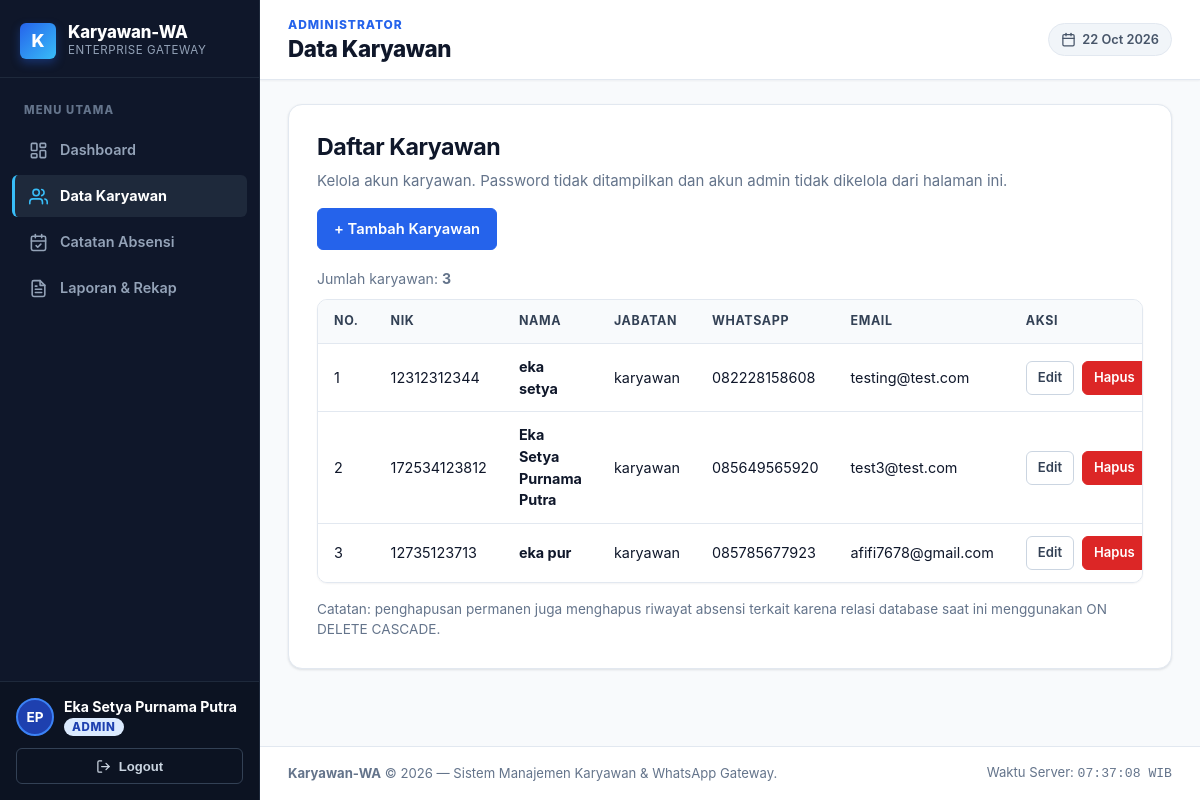
Screenshot of /karyawan/index.php (signed in) with the database file from the repository.
### tables this page shows
CREATE TABLE `karyawan` (
  `id` int(10) UNSIGNED NOT NULL,
  `nik` varchar(30) NOT NULL,
  `nama` varchar(100) NOT NULL,
  `jabatan` varchar(100) NOT NULL,
  `no_hp` varchar(20) NOT NULL,
  `email` varchar(150) NOT NULL,
  `password` varchar(255) NOT NULL,
  `role` enum('admin','karyawan') NOT NULL DEFAULT 'karyawan',
  `created_at` timestamp NOT NULL DEFAULT current_timestamp(),
  `updated_at` timestamp NOT NULL DEFAULT current_timestamp() ON UPDATE current_timestamp()
);

### config/helpers.php (called while the page is built, shortened)
<?php
function app_url(string $path = ''): string
{
    return APP_BASE_URL . '/' . ltrim($path, '/');
}
function e($value): string
{
    return htmlspecialchars((string) $value, ENT_QUOTES | ENT_SUBSTITUTE, 'UTF-8');
}

### karyawan/index.php (the view, shortened to what this page needs)
<?php
require_once __DIR__ . '/../config/helpers.php';
$employees = [];
$pageError = null;
try {
    $pdo = getPDO();
    $stmt = $pdo->query(
        "SELECT id, nik, nama, jabatan, no_hp, email, created_at, updated_at
         FROM karyawan
         WHERE role = 'karyawan'
         ORDER BY created_at DESC, id DESC"
    );
    $employees = $stmt->fetchAll();
} catch (PDOException $e) {
    error_log('List karyawan error: ' . $e->getMessage());
    $pageError = 'Daftar karyawan belum dapat dimuat. Periksa koneksi database atau log PHP.';
}
require_once __DIR__ . '/../layout/header.php';
?>
        <?php if ($pageError): ?>
            <div class="alert error"><?= e($pageError) ?></div>
        <?php else: ?>
            <div class="panel">
                <div class="page-heading" style="display:flex;align-items:flex-start;justify-content:space-between;flex-wrap:wrap;gap:16px;margin-bottom:18px;">
                    <div>
                        <h2>Daftar Karyawan</h2>
                        <p class="muted">Kelola akun karyawan. Password tidak ditampilkan dan akun admin tidak dikelola dari halaman ini.</p>
                    </div>
                    <div class="actions page-actions" style="margin-top:0;">
                        <a class="button" href="<?= e(app_url('karyawan/tambah.php')) ?>">+ Tambah Karyawan</a>
                    </div>
                </div>
                <p class="table-meta">Jumlah karyawan: <strong><?= count($employees) ?></strong></p>
                <div class="table-wrap">
                    <table class="data-table">
                        <thead>
                        <tr>
                            <th>No.</th><th>NIK</th><th>Nama</th><th>Jabatan</th><th>WhatsApp</th><th>Email</th><th>Aksi</th>
                        </tr>
                        </thead>
                        <tbody>
                        <?php if (!$employees): ?>
                            <tr><td colspan="7" class="empty-state">Belum ada data karyawan. Tambahkan karyawan atau gunakan halaman register.</td></tr>
                        <?php else: ?>
                            <?php foreach ($employees as $index => $employee): ?>
                                <tr>
                                    <td><?= $index + 1 ?></td>
                                    <td><?= e($employee['nik']) ?></td>
                                    <td><strong><?= e($employee['nama']) ?></strong></td>
                                    <td><?= e($employee['jabatan']) ?></td>
                                    <td><?= e($employee['no_hp']) ?></td>
                                    <td><?= e($employee['email']) ?></td>
                                    <td>
                                        <div class="row-actions">
                                            <a class="button small secondary" href="<?= e(app_url('karyawan/edit.php?id=' . (int) $employee['id'])) ?>">Edit</a>
                                            <a class="button small danger" href="<?= e(app_url('karyawan/hapus.php?id=' . (int) $employee['id'])) ?>">Hapus</a>
                                        </div>
                                    </td>
                                </tr>
                            <?php endforeach; ?>
                        <?php endif; ?>
                        </tbody>
                    </table>
                </div>
                <p class="muted small-note" style="margin-top:14px;font-size:0.85rem;">Catatan: penghapusan permanen juga menghapus riwayat absensi terkait karena relasi database saat ini menggunakan ON DELETE CASCADE.</p>
            </div>
        <?php endif; ?>
<?php
require_once __DIR__ . '/../layout/footer.php';

### assets/style.css (style rules this page uses)
:root { color-scheme: light; --slate-50: #f8fafc; --slate-100: #f1f5f9; --slate-200: #e2e8f0; --slate-300: #cbd5e1; --slate-400: #94a3b8; --slate-500: #64748b; --slate-600: #475569; --slate-700: #334155; --slate-800: #1e293b; --slate-900: #0f172a; --slate-950: #020617; --primary-50: #eff6ff; --primary-100: #dbeafe; --primary-200: #bfdbfe; --primary-500: #3b82f6; --primary-600: #2563eb; --primary-700: #1d4ed8; --primary-800: #1e40af; --success-bg: #ecfdf5; --success-text: #065f46; --success-border: #a7f3d0; --success-solid: #059669; --warning-bg: #fffbeb; --warning-text: #92400e; --warning-border: #fde68a; --warning-solid: #d97706; --danger-bg: #fef2f2; --danger-text: #991b1b; --danger-border: #fecaca; --danger-solid: #dc2626; --info-bg: #f0f9ff; --info-text: #075985; --info-border: #bae6fd; --info-solid: #0284c7; --ink: var(--slate-900); --ink-muted: var(--slate-500); --ink-subtle: var(--slate-400); --line: var(--slate-200); --line-subtle: var(--slate-100); --paper: #ffffff; --background: var(--slate-50); --primary: var(--primary-600); --primary-hover: var(--primary-700); --shadow-xs: 0 1px 2px rgba(15, 23, 42, 0.05); --shadow-sm: 0 1px 3px rgba(15, 23, 42, 0.08), 0 1px 2px rgba(15, 23, 42, 0.04); --shadow-md: 0 4px 6px -1px rgba(15, 23, 42, 0.08), 0 2px 4px -2px rgba(15, 23, 42, 0.04); --shadow-lg: 0 10px 15px -3px rgba(15, 23, 42, 0.08), 0 4px 6px -4px rgba(15, 23, 42, 0.03); --shadow-xl: 0 20px 25px -5px rgba(15, 23, 42, 0.1), 0 8px 10px -6px rgba(15, 23, 42, 0.04); --radius-sm: 6px; --radius-md: 10px; --radius-lg: 14px; --radius-xl: 18px; --radius-full: 9999px; --font-sans: -apple-system, BlinkMacSystemFont, "Segoe UI", Roboto, "Helvetica Neue", Arial, sans-serif; }
*, *::before, *::after { box-sizing: border-box; }
html { -webkit-text-size-adjust: 100%; scroll-behavior: smooth; }
body { margin: 0; padding: 0; background-color: var(--background); color: var(--ink); font-family: var(--font-sans); font-size: 15px; line-height: 1.5; -webkit-font-smoothing: antialiased; -moz-osx-font-smoothing: grayscale; }
h1, h2, h3, h4, h5, h6 { color: var(--ink); margin: 0 0 8px; font-weight: 700; line-height: 1.25; letter-spacing: -0.02em; }
h2 { font-size: clamp(1.2rem, 2vw, 1.45rem); }
p { margin: 0 0 12px; }
p:last-child { margin-bottom: 0; }
.muted { color: var(--ink-muted); }
a { color: var(--primary); text-decoration: none; transition: color 0.15s ease; }
.panel { background: var(--paper); border: 1px solid var(--line); border-radius: var(--radius-lg); padding: clamp(18px, 4vw, 28px); box-shadow: var(--shadow-sm); }
.button, button.button, a.button { display: inline-flex; align-items: center; justify-content: center; gap: 8px; min-height: 42px; padding: 8px 16px; border: 1px solid var(--primary); border-radius: var(--radius-sm); background-color: var(--primary); color: #ffffff; font-family: inherit; font-size: 0.92rem; font-weight: 600; text-decoration: none; cursor: pointer; line-height: 1.2; transition: background-color 0.15s ease, border-color 0.15s ease, box-shadow 0.15s ease, transform 0.05s ease; white-space: nowrap; }
.button.secondary { background-color: #ffffff; color: var(--slate-700); border-color: var(--slate-300); }
.button.danger { background-color: var(--danger-solid); border-color: var(--danger-solid); color: #ffffff; }
.button.small { min-height: 34px; padding: 5px 11px; font-size: 0.82rem; border-radius: var(--radius-sm); }
.actions { display: flex; flex-wrap: wrap; gap: 10px; margin-top: 14px; }
.table-meta { margin: 16px 0 10px; color: var(--ink-muted); font-size: 0.88rem; }
.table-wrap { width: 100%; overflow-x: auto; -webkit-overflow-scrolling: touch; border: 1px solid var(--line); border-radius: var(--radius-md); background-color: #ffffff; box-shadow: var(--shadow-xs); margin-bottom: 16px; }
.data-table { width: 100%; min-width: 680px; border-collapse: collapse; font-size: 0.9rem; text-align: left; }
.data-table th, .data-table td { padding: 12px 16px; border-bottom: 1px solid var(--line); vertical-align: middle; }
.data-table th { background-color: var(--slate-50); color: var(--slate-700); font-size: 0.78rem; font-weight: 700; text-transform: uppercase; letter-spacing: 0.05em; white-space: nowrap; }
.data-table tbody tr { transition: background-color 0.1s ease; }
.data-table tbody tr:last-child td { border-bottom: 0; }
.row-actions { display: inline-flex; align-items: center; gap: 8px; white-space: nowrap; }

### rows the page displays
karyawan: nik "12312312344", nama "eka setya", jabatan "karyawan", no_hp "082228158608", email "testing@test.com"
karyawan: nik "172534123812", nama "Eka Setya Purnama Putra", jabatan "karyawan", no_hp "085649565920", email "test3@test.com"
karyawan: nik "12735123713", nama "eka pur", jabatan "karyawan", no_hp "085785677923", email "afifi7678@gmail.com"

### other values shown
$item['label'] "Dashboard"
$item['label'] "Data Karyawan"
$item['label'] "Catatan Absensi"
$item['label'] "Laporan & Rekap"
$layoutInitials "EP"
$layoutName "Eka Setya Purnama Putra"
$layoutRole "ADMIN"
$layoutSection "ADMINISTRATOR"
$layoutTitle "Data Karyawan"
$layoutDateWib "22 Oct 2026"
count($employees) "3"
